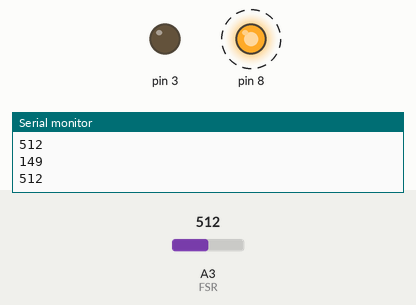
This sketch was run on a simulated Arduino Uno, built with avr-gcc and run on an emulated ATmega328P. On the bench: output pins drawn as LEDs (lit = HIGH), the last lines printed to the serial monitor. Dashed ring = blinking. The test bench sets the inputs (shaded band); at power-on: A3 (FSR) = 512.

Above: at 1.9 s.
2.0 s: A3 (FSR) set to 3
5.5 s: A3 (FSR) set to 0
At 6.5 s:
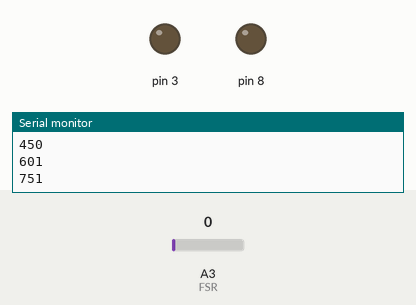
7.1 s: A3 (FSR) set to 122
At 7.8 s:
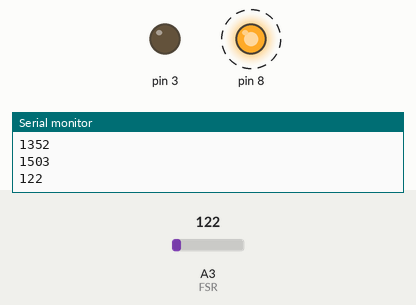
Timing chart, 0 to 17.5 s (numbered marks = the images above; inputs shaded):
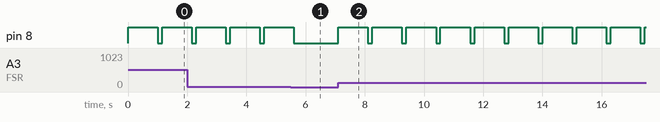

Measured:
- the behaviour switches between 2 and 1 on A3 (FSR) (found by bisection; images 0 and 1)
- after the input at 5.5 s, pin 8: goes on until 5.6 s, then stays LOW
- after the input at 7.1 s, pin 3: stays LOW (without the input it goes to HIGH after 3.6 s); pin 8: alternates HIGH for 1.0 s and LOW for 0.15 s, starting at once
- by itself, pin 8: alternates HIGH for 1.0 s and LOW for 0.15 s

The sketch:

pressure_test.ino
```cpp
int FSR = A3;
unsigned long startTime = 0;

void setup() {
  // put your setup code here, to run once:
  Serial.begin(9600);
  pinMode(8,OUTPUT);
  pinMode(3,OUTPUT);
  unsigned long loopTime = 1;

}

void loop() {
  // put your main code here, to run repeatedly:
  unsigned long loopTime = millis() - startTime;
  if (loopTime<=5000) {
    int val = analogRead(FSR);
    Serial.println(loopTime);
    if (val > 1) {
    Serial.println(val);
    digitalWrite(8,HIGH);
    delay(1000);
    digitalWrite(8,LOW);
    startTime = millis();
    }
  }else {
    Serial.println("MISS!");
    digitalWrite(3,HIGH);
    delay(1000);
    digitalWrite(3,LOW);
    startTime = millis();
  }
  delay(150);
}
```
